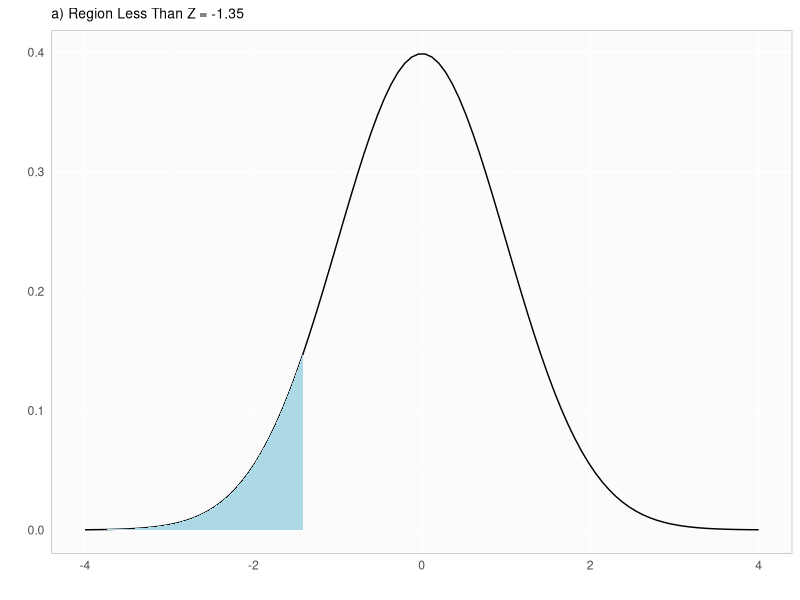
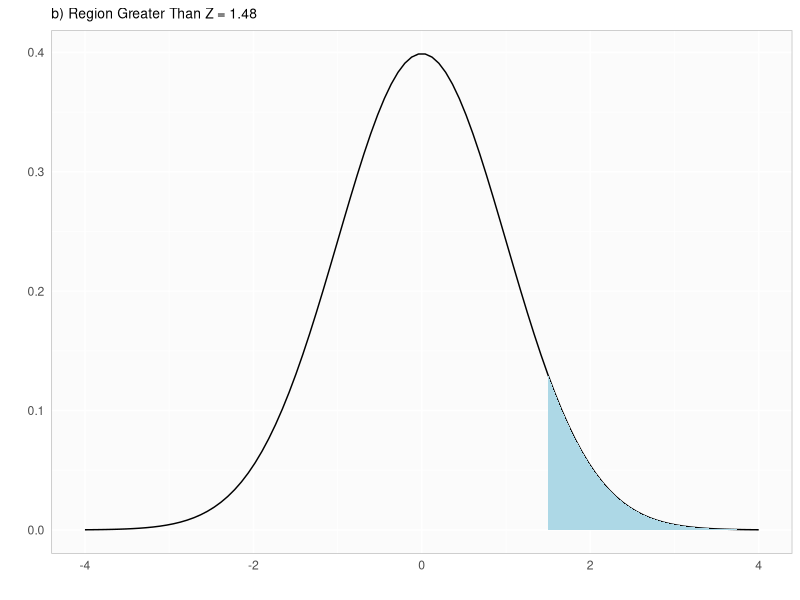
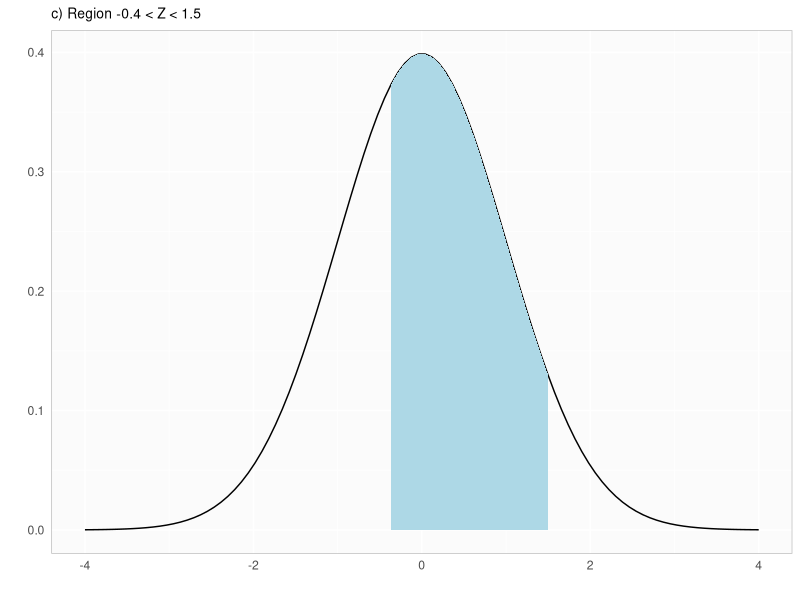
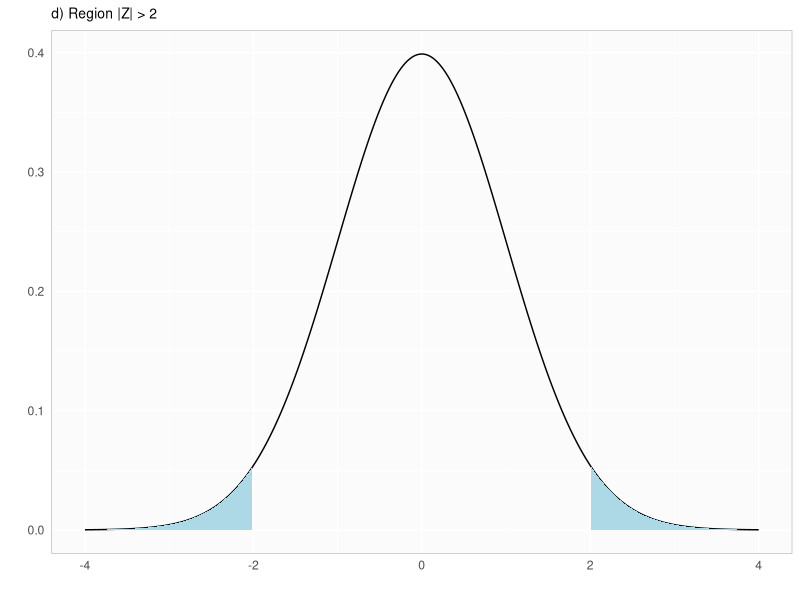

Recreate these plots in R, in order.
## ---- chunk 1
library(ggplot2)
myTheme <- theme(axis.ticks=element_blank(),  
                  panel.border = element_rect(color="gray", fill=NA), 
                  panel.background=element_rect(fill="#FBFBFB"), 
                  panel.grid.major.y=element_line(color="white", size=0.5), 
                  panel.grid.major.x=element_line(color="white", size=0.5),
                  plot.title=element_text(size="10"))
## ---- chunk 2
zLt <- -1.35
pLt <- pnorm(zLt)
pLt
## ---- chunk 3
x <- seq(-4, 4, length=100)
hx <- dnorm(x)
df <- data.frame(x, hx)
dfRegion <- df[df$x < zLt, ]

g1 <- ggplot(data=df) + 
  geom_line(aes(x=x, y=hx)) + 
  geom_ribbon(data=dfRegion, aes(ymin=0, ymax=hx, x=x), fill="lightblue") +
  labs(title="a) Region Less Than Z = -1.35", y="", x="") +
  myTheme
g1
## ---- chunk 4
zGt <- 1.48
pGt <- 1 - pnorm(zGt)
pGt
## ---- chunk 5
x <- seq(-4, 4, length=100)
hx <- dnorm(x)
df <- data.frame(x, hx)
dfRegion <- df[df$x > zGt, ]

g1 <- ggplot(data=df) + 
  geom_line(aes(x=x, y=hx)) + 
  geom_ribbon(data=dfRegion, aes(ymin=0, ymax=hx, x=x), fill="lightblue") +
  labs(title="b) Region Greater Than Z = 1.48", y="", x="") +
  myTheme
g1
## ---- chunk 6
z1 <- -0.4
p1 <- 0.5 - pnorm(z1) # Left of mean 0

z2 <- 1.5
p2 <- pnorm(z2) - 0.5 # Right of mean 0

pT <- p1 + p2
pT
## ---- chunk 7
x <- seq(-4, 4, length=100)
hx <- dnorm(x)
df <- data.frame(x, hx)
dfRegion <- df[z1 < df$x & df$x < z2, ]

g1 <- ggplot(data=df) + 
  geom_line(aes(x=x, y=hx)) + 
  geom_ribbon(data=dfRegion, aes(ymin=0, ymax=hx, x=x), fill="lightblue") +
  labs(title="c) Region -0.4 < Z < 1.5", y="", x="") +
  myTheme
g1
## ---- chunk 8
z <- 2
p1 <- 1 - pnorm(z) # Right tail

pT <- 2 * p1
pT
## ---- chunk 9
x <- seq(-4, 4, length=500)
hx <- dnorm(x)
df <- data.frame(x, hx)
dfRegionLeft <- df[df$x < (-1 * z), ]
dfRegionRight <- df[z < df$x, ]

g1 <- ggplot(data=df) + 
  geom_line(aes(x=x, y=hx)) + 
  geom_ribbon(data=dfRegionLeft, aes(ymin=0, ymax=hx, x=x), fill="lightblue") +
  geom_ribbon(data=dfRegionRight, aes(ymin=0, ymax=hx, x=x), fill="lightblue") +
  labs(title="d) Region |Z| > 2", y="", x="") +
  myTheme
g1
